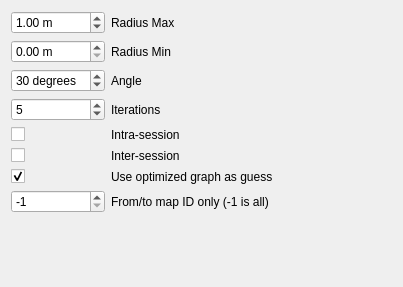
       <widget class="QWidget" name="page_5">
        <property name="geometry">
         <rect>
          <x>0</x>
          <y>-152</y>
          <width>403</width>
          <height>287</height>
         </rect>
        </property>
        <attribute name="label">
         <string>Detect more loop closures</string>
        </attribute>
        <layout class="QGridLayout" name="gridLayout_10" columnstretch="0,1">
         <item row="5" column="0">
          <widget class="QCheckBox" name="checkBox_detectMore_interSession">
           <property name="text">
            <string/>
           </property>
          </widget>
         </item>
         <item row="1" column="0">
          <widget class="QDoubleSpinBox" name="doubleSpinBox_detectMore_radiusMin">
           <property name="suffix">
            <string> m</string>
           </property>
           <property name="decimals">
            <number>2</number>
           </property>
           <property name="maximum">
            <double>10.000000000000000</double>
           </property>
           <property name="singleStep">
            <double>0.100000000000000</double>
           </property>
           <property name="value">
            <double>0.000000000000000</double>
           </property>
          </widget>
         </item>
         <item row="4" column="1">
          <widget class="QLabel" name="label_32">
           <property name="text">
            <string>Intra-session</string>
           </property>
          </widget>
         </item>
         <item row="3" column="1">
          <widget class="QLabel" name="label_31">
           <property name="text">
            <string>Iterations</string>
           </property>
          </widget>
         </item>
         <item row="3" column="0">
          <widget class="QSpinBox" name="spinBox_detectMore_iterations">
           <property name="minimum">
            <number>1</number>
           </property>
           <property name="maximum">
            <number>100</number>
           </property>
           <property name="value">
            <number>5</number>
           </property>
          </widget>
         </item>
         <item row="6" column="0">
          <widget class="QCheckBox" name="checkBox_opt_graph_as_guess">
           <property name="text">
            <string/>
           </property>
           <property name="checked">
            <bool>true</bool>
           </property>
          </widget>
         </item>
         <item row="6" column="1">
          <widget class="QLabel" name="label_37">
           <property name="text">
            <string>Use optimized graph as guess</string>
           </property>
           <property name="wordWrap">
            <bool>true</bool>
           </property>
          </widget>
         </item>
         <item row="2" column="1">
          <widget class="QLabel" name="label_30">
           <property name="text">
            <string>Angle</string>
           </property>
          </widget>
         </item>
         <item row="0" column="0">
          <widget class="QDoubleSpinBox" name="doubleSpinBox_detectMore_radius">
           <property name="suffix">
            <string> m</string>
           </property>
           <property name="decimals">
            <number>2</number>
           </property>
           <property name="maximum">
            <double>10.000000000000000</double>
           </property>
           <property name="singleStep">
            <double>0.100000000000000</double>
           </property>
           <property name="value">
            <double>1.000000000000000</double>
           </property>
          </widget>
         </item>
         <item row="8" column="0">
          <spacer name="verticalSpacer_5">
           <property name="orientation">
            <enum>Qt::Vertical</enum>
           </property>
           <property name="sizeHint" stdset="0">
            <size>
             <width>20</width>
             <height>40</height>
            </size>
           </property>
          </spacer>
         </item>
         <item row="4" column="0">
          <widget class="QCheckBox" name="checkBox_detectMore_intraSession">
           <property name="text">
            <string/>
           </property>
          </widget>
         </item>
         <item row="0" column="1">
          <widget class="QLabel" name="label_29">
           <property name="text">
            <string>Radius Max</string>
           </property>
          </widget>
         </item>
         <item row="1" column="1">
          <widget class="QLabel" name="label_36">
           <property name="text">
            <string>Radius Min</string>
           </property>
          </widget>
         </item>
         <item row="5" column="1">
          <widget class="QLabel" name="label_34">
           <property name="text">
            <string>Inter-session</string>
           </property>
          </widget>
         </item>
         <item row="2" column="0">
          <widget class="QDoubleSpinBox" name="doubleSpinBox_detectMore_angle">
           <property name="suffix">
            <string> degrees</string>
           </property>
           <property name="decimals">
            <number>0</number>
           </property>
           <property name="maximum">
            <double>180.000000000000000</double>
           </property>
           <property name="singleStep">
            <double>1.000000000000000</double>
           </property>
           <property name="value">
            <double>30.000000000000000</double>
           </property>
          </widget>
         </item>
         <item row="7" column="0">
          <widget class="QSpinBox" name="spinBox_fromToMapId">
           <property name="minimum">
            <number>-1</number>
           </property>
           <property name="maximum">
            <number>9999</number>
           </property>
           <property name="value">
            <number>-1</number>
           </property>
          </widget>
         </item>
         <item row="7" column="1">
          <widget class="QLabel" name="label_38">
           <property name="text">
            <string>From/to map ID only (-1 is all)</string>
           </property>
          </widget>
         </item>
        </layout>
       </widget>
